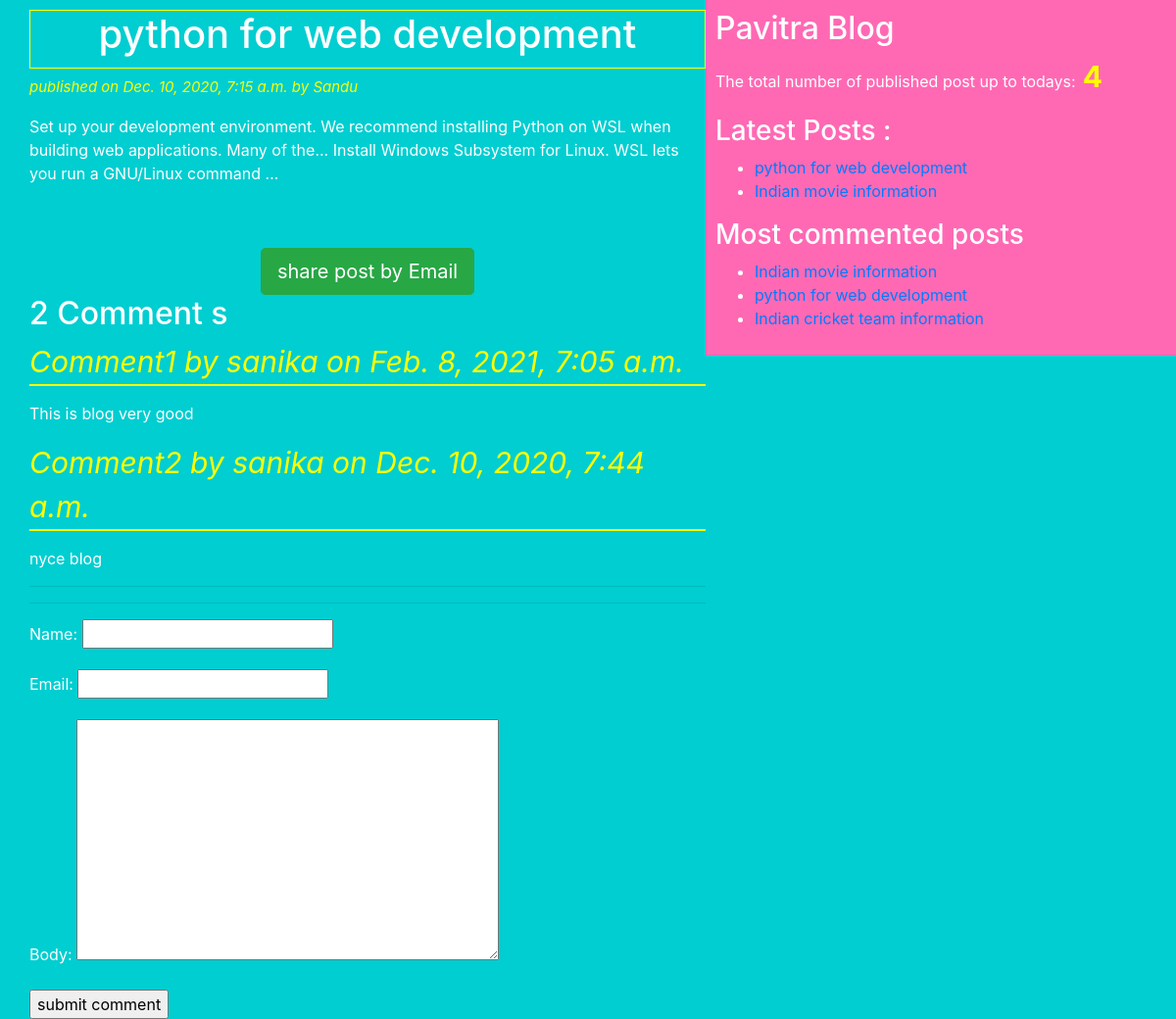
/2020/12/10/python-web-development/, run on the app's committed database.
### blogapp/models.py (models this page shows, shortened)
class Post(models.Model):
	STATUS_CHOICES=(('draft','Draft'),('published','Published'))
	title = models.CharField(max_length=50)
	slug = models.SlugField(max_length=50,unique_for_date='publish')
	author=models.ForeignKey(User,related_name='blog_posts',on_delete=models.CASCADE)
	body = models.TextField()
	publish = models.DateTimeField(default=timezone.now)
	created = models.DateTimeField(auto_now_add=True)
	updated=models.DateTimeField(auto_now=True)
	status = models.CharField(max_length=50,choices=STATUS_CHOICES,default='draft')
	objects=CustomManager()
	tags=TaggableManager()
	class Meta:
		ordering=('-publish',)
	def get_absolute_url(self):
		return reverse('post_detail',args=[self.publish.year,self.publish.strftime('%m'),self.publish.strftime('%d'),self.slug])

class Comment(models.Model):
	post=models.ForeignKey(Post,related_name='comments',on_delete=models.CASCADE)
	name = models.CharField(max_length=50)
	email = models.EmailField()
	body = models.TextField()
	created = models.DateTimeField(auto_now_add=True)
	updated = models.DateTimeField(auto_now=True)
	active = models.BooleanField(default=True)
	class Meta:
		ordering=('-created',)

### blogapp/views.py (the view)
# urls.py: re_path(r'^(?P<year>\d{4})/(?P<month>\d{2})/(?P<day>\d{2})/(?P<post>[-\w]+)/$',views.post_detail_view,name='post_detail'),
def post_detail_view(request,year,month,day,post):
	post = get_object_or_404(Post,slug=post,status='published',publish__year=year,publish__month=month,publish__day=day)
	comments=post.comments.filter(active=True)
	csubmit=False
	if request.method=='POST':
		form=CommentForm(request.POST)
		if form.is_valid():
			new_comment=form.save(commit=False)
			new_comment.post=post
			new_comment.save()
			csubmit=True
	else:
		form=CommentForm
	my_dict={'post':post,'form':form,'csubmit':csubmit,'comments':comments}
	return render(request=request, template_name='blogapp/post_detail.html',context=my_dict)

### blogapp/models.py (called while the page is built)
	def get_queryset(self):
		return super().get_queryset().filter(status='published')

### blogapp/templatetags/blog_tags.py (called while the page is built)
@register.simple_tag(name='my_tag')
def total_posts():
	return Post.objects.count()

@register.inclusion_tag('blogapp/latest_posts.html')
def show_latest_posts():
	latest_posts=Post.objects.order_by('-publish')[:2]
	return {'latest_posts':latest_posts}

@register.simple_tag()
def get_most_commented_posts(count=3):
	return Post.objects.annotate(total_comments=Count('comments')).order_by('-total_comments')[:count]

### templates/blogapp/post_detail.html (shortened to what this page needs)
{% extends "blogapp/base.html" %}
{% block content_block %}
	<h1>{{post.title}}</h1>
	<p id="date">published on {{post.publish}} by {{post.author|title}}</p>
	{{post.body|truncatewords:30|linebreaks}}
	<br><br>
	<div class="container" align="center">
		<a href="/{{post.id}}/share" class="btn btn-lg btn-success" target="blank">share post by Email</a>
	</div>
	{% with comments.count as comments_count  %}
		<h2>{{ comments_count }} Comment {{comments_count|pluralize}}</h2>
	{% endwith %}
	{% if comments %}
		{% for comment in comments %}
			<p id="ch">Comment{{forloop.counter}} by {{comment.name}} on {{comment.created}}</p>
			<div class="cb">
				{{ comment.body|linebreaks}}
			</div>
		{% endfor %}
		<hr><hr>
	{% else %}
		<p>there is no comments yet !!</p>
	{% endif %}
	{% if csubmit %}
		<h2>your comment added successfully</h2>
	{% else %}
		<form method="post">
			{{form.as_p}}
			<input type="submit" name="" value="submit comment">
		</form>
	{% endif %}
{% endblock content_block %}

### templates/blogapp/base.html (shortened to what this page needs)
<!DOCTYPE html>
{% load blog_tags %}
{% load static %}
<html  lang="en" dir="ltr">
<head>
	<link rel="stylesheet" href="https://cdn.jsdelivr.net/npm/bootstrap@4.5.3/dist/css/bootstrap.min.css">
	<link rel="stylesheet" type="text/css" href="{% static "css/blog.css" %}">
</head>
<body>
	<div class="content">
		{% block content_block %}
		{% endblock content_block %}
	</div>
	<div class="sidebar">
		<h2>Pavitra Blog</h2>
		<p>The total number of published post up to todays:<span id="pcount"> {% my_tag %}</span></p>
		<h3>Latest Posts :</h3>{% show_latest_posts %}
		<h3>Most commented posts</h3>
		{% get_most_commented_posts as m_c_p%}
		<ul>
			{% for post in m_c_p %}
			<li><a href="{{ post.get_absolute_url }}">{{post.title}}</a></li>
			{% endfor %}
		</ul>
	</div>
</body>
</html>

### templates/blogapp/latest_posts.html
<ul>
	{% for post in latest_posts %}
		<li><a href="{{post.get_absolute_url}}">{{post.title}}</a></li>
	{% endfor %}
</ul>

### static/css/blog.css (style rules this page uses)
.content { width: 60%; float: left; padding: 10px 0 0 30px; background: rgb(0,206,209); height: 100%; }
.sidebar { width: 40%; float: right; padding: 10px; background: rgb(255,105,180); height: 100%; }
h1 { text-align: center; border: 1px solid yellow; padding-bottom: 10px; }
body { color: white; background-color: rgb(0,206,209); }
#date { color: yellow; font-size: 15px; font-style: italic; }
#ch { color: yellow; font-size: 30px; font-style: italic; border-bottom: 2px solid yellow; }
#pcount { font-size: 30px; color: yellow; font-weight: bold; }

### data on the page
Post: title "python for web development", publish "Dec. 10, 2020, 7:15 a.m.", author "Sandu", body "Set up your development environment. We recommend installing Python on WSL when building web applications. Many of the... Install Windows Subsystem for Linux. WSL lets you run a GNU/Linux command …"
Comment: name "sanika", created "Feb. 8, 2021, 7:05 a.m.", body "This is blog very good"
Comment: name "sanika", created "Dec. 10, 2020, 7:44 a.m.", body "nyce blog"
Post: title "Indian movie information"
Post: title "Indian cricket team information"

### other printed values
{{ comments_count }} "2"
